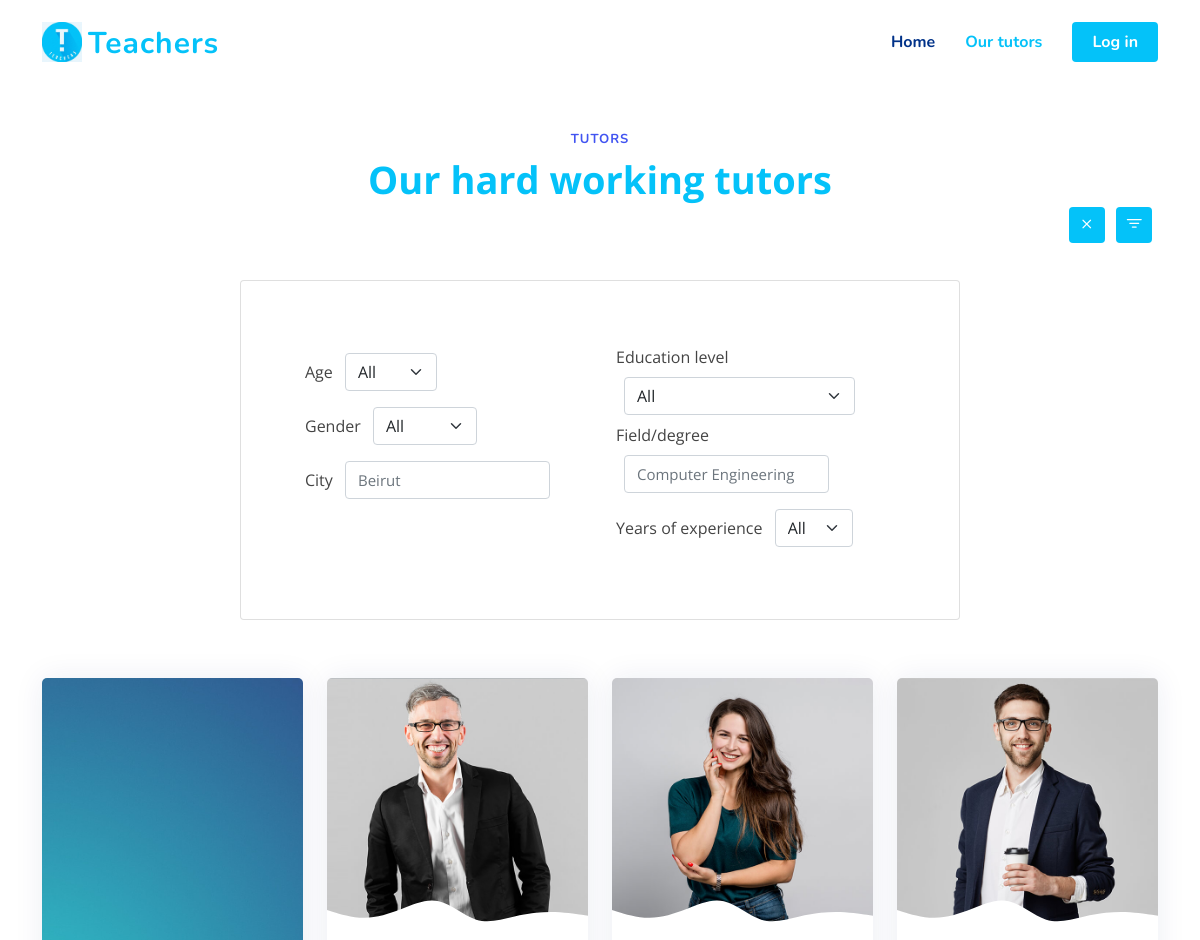
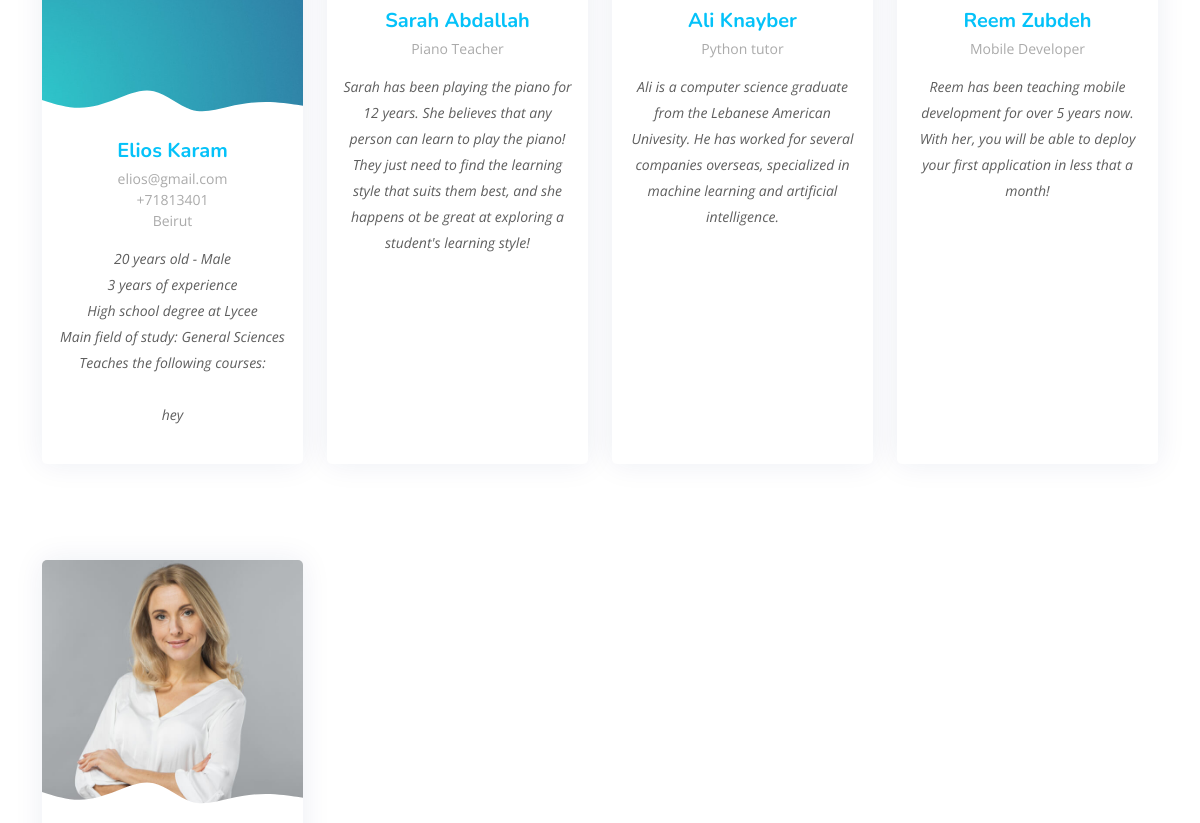
The page /tutors_page.php (upper part) on the database as committed earlier (2 pictures, top to bottom).
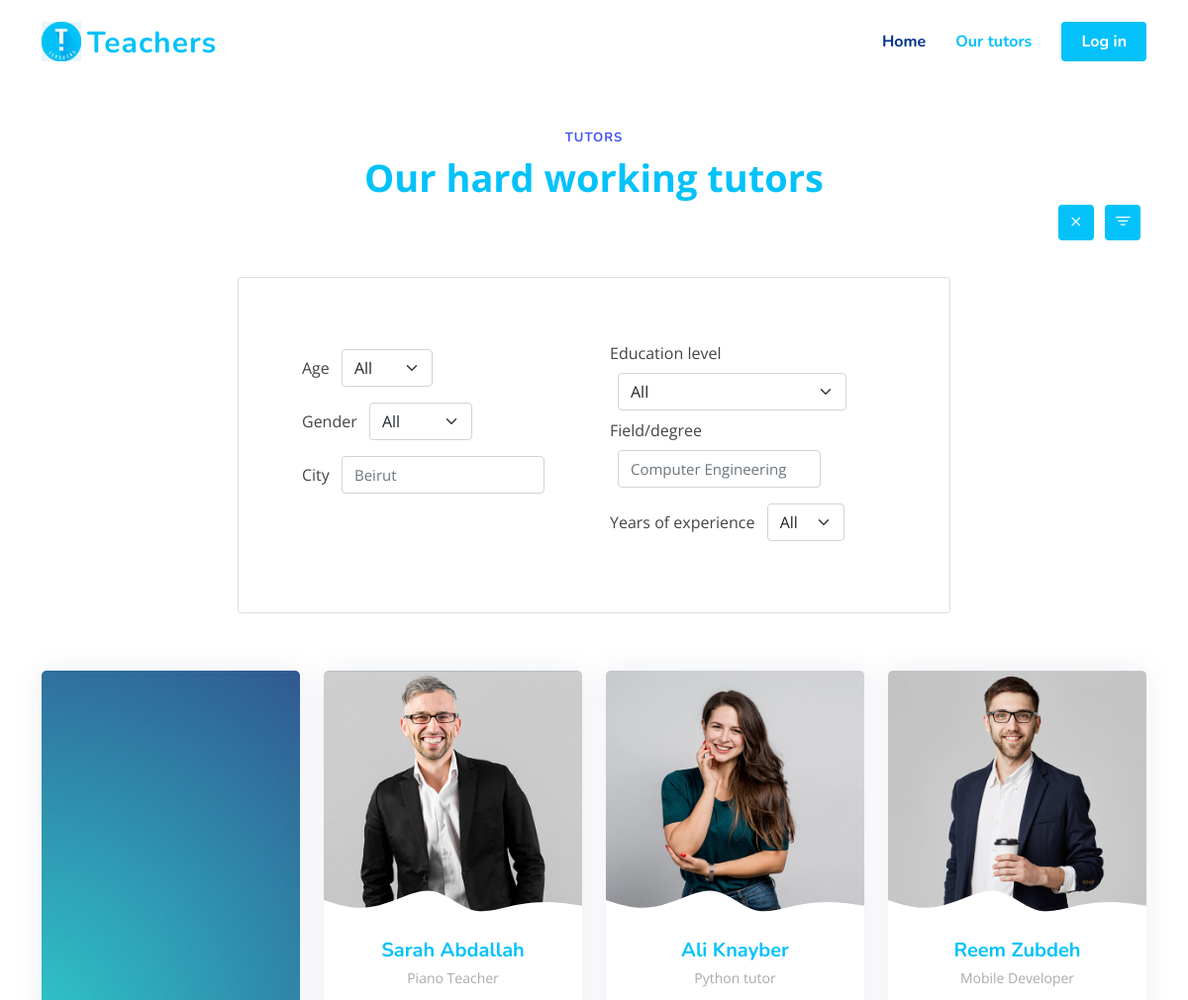
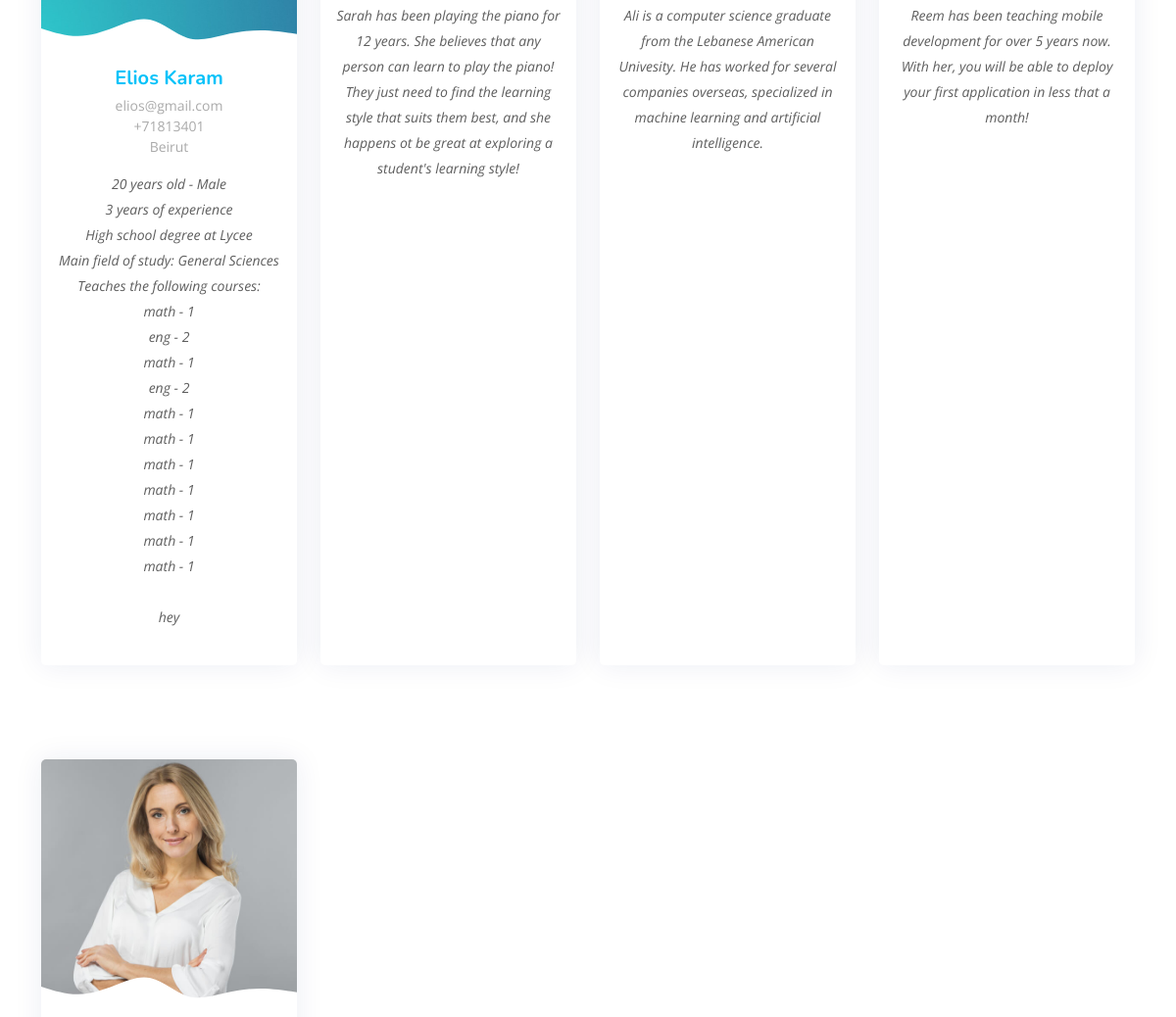
The same page on the database as committed later (2 pictures, top to bottom).
### tables this page shows
CREATE TABLE `tutors` (
  `tutor_ID` int(11) NOT NULL,
  `user_id` int(11) NOT NULL,
  `gender` varchar(250) NOT NULL,
  `years_of_experience` varchar(250) NOT NULL,
  `education_level` varchar(250) NOT NULL,
  `major` varchar(250) NOT NULL,
  `year_born` int(11) NOT NULL,
  `city` varchar(250) NOT NULL,
  `college_name` varchar(250) NOT NULL,
  `cv` varchar(250) NOT NULL,
  `profile_image` varchar(250) NOT NULL,
  `description` varchar(250) NOT NULL
);

CREATE TABLE `users` (
  `user_id` int(11) NOT NULL,
  `type` int(250) NOT NULL,
  `first_name` varchar(250) NOT NULL,
  `last_name` varchar(250) NOT NULL,
  `email` varchar(250) NOT NULL,
  `phone_number` varchar(250) NOT NULL,
  `password` text NOT NULL
);

CREATE TABLE `tutor_courses` (
  `id` int(11) NOT NULL,
  `course_id` int(11) NOT NULL,
  `tutor_id` int(11) NOT NULL
);

CREATE TABLE `courses` (
  `course_id` int(11) NOT NULL,
  `course_name` varchar(250) NOT NULL,
  `course_level` varchar(250) NOT NULL
);

### tutors_page.php (the view, shortened to what this page needs)
<?php
include("connection.php");
$currentYear = date("Y");
$age = "";
$ageQ = "";
switch ($age) {
  default:
      $ageQ = $currentYear-60 . " AND " . $currentYear-18;
}
$gender = "";
$genderQ = "";
switch ($gender) {
  default:
      $genderQ = "%";
}
$city = "";
$cityQ = "%";
$education = "";
$educationQ = "";
switch ($education) {
  default:
      $educationQ = "%";
}
$field = "";
$fieldQ = "%";
$years = "";
$yearsQ = "";
switch ($age) {
  default:
      $yearsQ = "0 AND 9999";
}
$query = "
SELECT
tutor_id, first_name, last_name, email, phone_number, gender, years_of_experience,
education_level, major, year_born, city, college_name, profile_image, description
FROM users JOIN tutors ON `users`.`user_id` = `tutors`.`user_id` WHERE
year_born BETWEEN ". $ageQ . "
AND
gender LIKE '". $genderQ . "'
AND
city LIKE '". $cityQ . "'
AND
education_level LIKE '". $educationQ . "'
AND
major LIKE '". $fieldQ . "'
AND
years_of_experience BETWEEN ". $yearsQ . ";";
$stmt = $connection->prepare($query);
$stmt->execute();
$res = $stmt->get_result();
?>
<!DOCTYPE html>
<html lang="en">
<head>
  <link href="./vendor/bootstrap/css/bootstrap.min.css" rel="stylesheet">
  <link href="./vendor/bootstrap-icons/bootstrap-icons.css" rel="stylesheet">
  <link href="./vendor/aos/aos.css" rel="stylesheet">
  <link href="./vendor/remixicon/remixicon.css" rel="stylesheet">
  <link href="./vendor/swiper/swiper-bundle.min.css" rel="stylesheet">
  <link href="./vendor/glightbox/css/glightbox.min.css" rel="stylesheet">
  <link href="./css/style.css" rel="stylesheet">
  <link href="./css/style2.css" rel="stylesheet">
</head>
<body>
  <header id="header" class="header fixed-top">
    <div class="container-fluid container-xl d-flex align-items-center justify-content-between">
      <a href="index.html" class="logo d-flex align-items-center">
        <img src="./img/logo.png" alt="">
        <span>Teachers</span>
      </a>
      <nav id="navbar" class="navbar">
        <ul>
          <li><a class="nav-link scrollto" href="index.html">Home</a></li>
          <li><a class="nav-link scrollto active" href="tutors_page.php">Our tutors</a></li>
          <li><a class="getstarted scrollto" href="login.html">Log in</a></li>
        </ul>
      </nav>
    </div>
  </header>
    <section id="team" class="team">
      <div class="container">
        <div class="row gy-4 my-5">
          <header class="section-header p-0">
            <h2>Tutors</h2>
            <p>Our hard working tutors</p>
          </header>
          <div class="row my-1 p-0">
            <div class="col-11"></div>
            <div class="col-1 d-flex justify-content-around p-0">
              <button class="filter-button" onclick="clear_filters()"><i class="bi bi-x"></i></button>
              <button class="filter-button" onclick="filter()"><i class="bi bi-filter" ></i></button>
            </div>
          </div>
          <div class="collapse show container my-1" id="filter-panel">
            <form action="tutors_page.php">
              <div class="thin-container row card card-body d-flex flex-row justify-content-around p-5">
                <div class="col-12 col-md-6 p-3">
                  <span>Age</span>
                  <select name="age" id="age" onchange="this.form.submit()" class="form-select w-auto d-inline-block m-2">
                    <option value="all" <?php if ($age == "all" || $age == "") { ?> selected <?php }?> >All</option>
                  </select>
                  <br>
                  <span>Gender</span>
                  <select name="gender" id="gender" onchange="this.form.submit()" class="form-select w-auto d-inline-block m-2">
                    <option value="all" <?php if ($gender == "all" || $gender == "") { ?> selected <?php }?> >All</option>
                  </select>
                  <br>
                  <span>City</span>
                  <input type="text" name="city" id="city" placeholder="Beirut" onchange="this.form.submit()"
                  value="<?php echo $city ?>" class="form-control w-auto d-inline-block m-2">
                </div>
                <div class="col-12 col-md-6 p-3">
                  <span>Education level</span>
                  <select name="education" id="education" onchange="this.form.submit()" class="form-select w-auto d-inline-block m-2">
                    <option value="all" <?php if ($education == "all" || $education == "") { ?> selected <?php }?> >All</option>
                  </select>
                  <br>
                  <span>Field/degree</span>
                  <input type="text" name="field" id="field" placeholder="Computer Engineering" onchange="this.form.submit()"
                  value="<?php echo $field ?>" class="form-control w-auto d-inline-block m-2">
                  <br>
                  <span>Years of experience</span>
                  <select name="years" id="years" onchange="this.form.submit()" class="form-select w-auto d-inline-block m-2">
                    <option value="all" <?php if ($years == "all" || $years = "") { ?> selected <?php }?> >All</option>
                  </select>
                </div>
              </div>
            </form>
          </div>
          <?php
          while($r = $res->fetch_assoc()) {
            $id = $r["tutor_id"];
            $name = $r["first_name"] ." ". $r["last_name"];
            $email = $r["email"];
            $phone = "+" . $r["phone_number"];
            $gender = $r["gender"];
            $years = $r["years_of_experience"];
            $education = "";
                switch ($r["education_level"]) {
                  case "0":
                      $education = "High school degree";
                      break;
                }
            $field = $r["major"];
            $age = date("Y") - $r["year_born"];
            $city = $r["city"];
            $school = $r["college_name"];
            $image = "/tutor_image/" . $r["profile_image"];
            $description = $r["description"];
            $courses = "";
                $query = "SELECT * FROM `tutor_courses` JOIN `courses` ON `tutor_courses`.`course_id` = `courses`.`course_id`
                WHERE `tutor_id` = ?";
                $stmt = $connection->prepare($query);
                $stmt->bind_param("d", $id);
                $stmt->execute();
                $res = $stmt->get_result();
                while ($r = $res->fetch_assoc()) {
                  $courses .= $r["course_name"] ." - " .$r["course_level"] . "<br>";
                }
            ?>
              <div class="col-lg-3 col-md-6 d-flex align-items-stretch my-5" data-aos="fade-up" data-aos-delay="10">
                <div class="member">
                  <div class="member-img">
                    <img src="<?php echo $image ?>" class="img-fluid" alt="">
                  </div>
                  <div class="member-info">
                    <h4><?php echo $name ?></h4>
                    <span><?php echo $email ?></span>
                    <span><?php echo $phone ?></span>
                    <span><?php echo $city ?></span>
                    <p>
                    <?php echo $age ?> years old - <?php echo $gender ?> <br>
                    <?php echo $years ?> years of experience <br>
                    <?php echo $education ?> at <?php echo $school ?> <br>
                    Main field of study: <?php echo $field ?> <br>
                    Teaches the following courses: <br>
                    <?php echo $courses ?> <br>
                    <?php echo $description ?>
                    </p>
                  </div>
                </div>
              </div>
          <?php }?>
          <div class="col-lg-3 col-md-6 d-flex align-items-stretch my-5" data-aos="fade-up" data-aos-delay="100">
            <div class="member">
              <div class="member-img">
                <img src="./img/team/team-1.jpg" class="img-fluid" alt="">
              </div>
              <div class="member-info">
                <h4>Sarah Abdallah</h4>
                <span>Piano Teacher</span>
                <p>Sarah has been playing the piano for 12 years. She believes that any person can learn to play the
                  piano! They just need to find the learning style that suits them best, and she happens ot be great at
                  exploring a student's learning style! </p>
              </div>
            </div>
          </div>
          <div class="col-lg-3 col-md-6 d-flex align-items-stretch my-5" data-aos="fade-up" data-aos-delay="200">
            <div class="member">
              <div class="member-img">
                <img src="./img/team/team-2.jpg" class="img-fluid" alt="">
              </div>
              <div class="member-info">
                <h4>Ali Knayber</h4>
                <span>Python tutor</span>
                <p>Ali is a computer science graduate from the Lebanese American Univesity. He has worked for several
                  companies overseas, specialized in machine learning and artificial intelligence.</p>
              </div>
            </div>
          </div>
          <div class="col-lg-3 col-md-6 d-flex align-items-stretch my-5" data-aos="fade-up" data-aos-delay="300">
            <div class="member">
              <div class="member-img">
                <img src="./img/team/team-3.jpg" class="img-fluid" alt="">
              </div>
              <div class="member-info">
                <h4>Reem Zubdeh</h4>
                <span>Mobile Developer</span>
                <p>Reem has been teaching mobile development for over 5 years now. With her, you will be able to deploy
                  your first application in less that a month!</p>
              </div>
            </div>
          </div>
          <div class="col-lg-3 col-md-6 d-flex align-items-stretch my-5" data-aos="fade-up" data-aos-delay="400">
            <div class="member">
              <div class="member-img">
                <img src="./img/team/team-4.jpg" class="img-fluid" alt="">
              </div>
            </div>
          </div>
        </div>
      </div>
    </section>
</body>
</html>

### css/style.css (style rules this page uses)
:root { scroll-behavior: smooth; }
body { font-family: "Open Sans", sans-serif; color: #444444; }
a { color: #4154f1; text-decoration: none; }
h1, h2, h3, h4, h5, h6 { font-family: "Nunito", sans-serif; }
section { padding: 60px 0; overflow: hidden; }
.section-header { text-align: center; padding-bottom: 40px; }
.section-header h2 { font-size: 13px; letter-spacing: 1px; font-weight: 700; margin: 0; color: #4154f1; text-transform: uppercase; }
.section-header p { margin: 10px 0 0 0; padding: 0; font-size: 38px; line-height: 42px; font-weight: 700; color: #04c2f9 ; }
.header { transition: all 0.5s; z-index: 997; padding: 20px 0; }
.header .logo { line-height: 0; }
.header .logo img { max-height: 40px; margin-right: 6px; }
.header .logo span { font-size: 30px; font-weight: 700; letter-spacing: 1px; color: #04c2f9 ; font-family: "Nunito", sans-serif; margin-top: 3px; }
.navbar { padding: 0; }
.navbar ul { margin: 0; padding: 0; display: flex; list-style: none; align-items: center; }
.navbar li { position: relative; }
.navbar a, .navbar a:focus { display: flex; align-items: center; justify-content: space-between; padding: 10px 0 10px 30px; font-family: "Nunito", sans-serif; font-size: 16px; font-weight: 700; color: #013289; white-space: nowrap; transition: 0.3s; }
.navbar a:hover, .navbar .active, .navbar .active:focus, .navbar li:hover > a { color: #04c2f9; }
.navbar .getstarted, .navbar .getstarted:focus { background: #04c2f9; padding: 8px 20px; margin-left: 30px; border-radius: 4px; color: #fff; }
.team { background: #fff; padding: 60px 0; }
.team .member { overflow: hidden; text-align: center; border-radius: 5px; background: #fff; box-shadow: 0px 0 30px rgba(1, 41, 112, 0.08); transition: 0.3s; }
.team .member .member-img { position: relative; overflow: hidden; }
.team .member .member-img:after { position: absolute; content: ""; left: 0; bottom: 0; height: 100%; width: 100%; background: url(../img/team-shape.svg) no-repeat center bottom; background-size: contain; z-index: 1; }
.team .member .member-info { padding: 10px 15px 20px 15px; }
.team .member .member-info h4 { font-weight: 700; margin-bottom: 5px; font-size: 20px; color: #04c2f9 ; }
.team .member .member-info span { display: block; font-size: 14px; font-weight: 400; color: #aaaaaa; }
.team .member .member-info p { font-style: italic; font-size: 14px; padding-top: 15px; line-height: 26px; color: #5e5e5e; }
form { margin-top: 20px; padding: 6px 10px; position: relative; border-radius: 4px; }

### css/style2.css (style rules this page uses)
.filter-button { font-size: 20px; padding: 3px 8px; margin: 3px; background-color: #04c2f9; color: #fff; transition: 0.4s; border: none; border-radius: 4px; }
.thin-container { width: 60vw; margin: auto; }

Rows that differ between the two databases and show on the page:
added tutor_courses: course.course_name "math", course.course_level "1"
added tutor_courses: course.course_name "eng", course.course_level "2"
added tutor_courses: course.course_name "math", course.course_level "1"
added tutor_courses: course.course_name "eng", course.course_level "2"
added tutor_courses: course.course_name "math", course.course_level "1"
added tutor_courses: course.course_name "math", course.course_level "1"
added tutor_courses: course.course_name "math", course.course_level "1"
added tutor_courses: course.course_name "math", course.course_level "1"
added tutor_courses: course.course_name "math", course.course_level "1"
added tutor_courses: course.course_name "math", course.course_level "1"
added tutor_courses: course.course_name "math", course.course_level "1"
